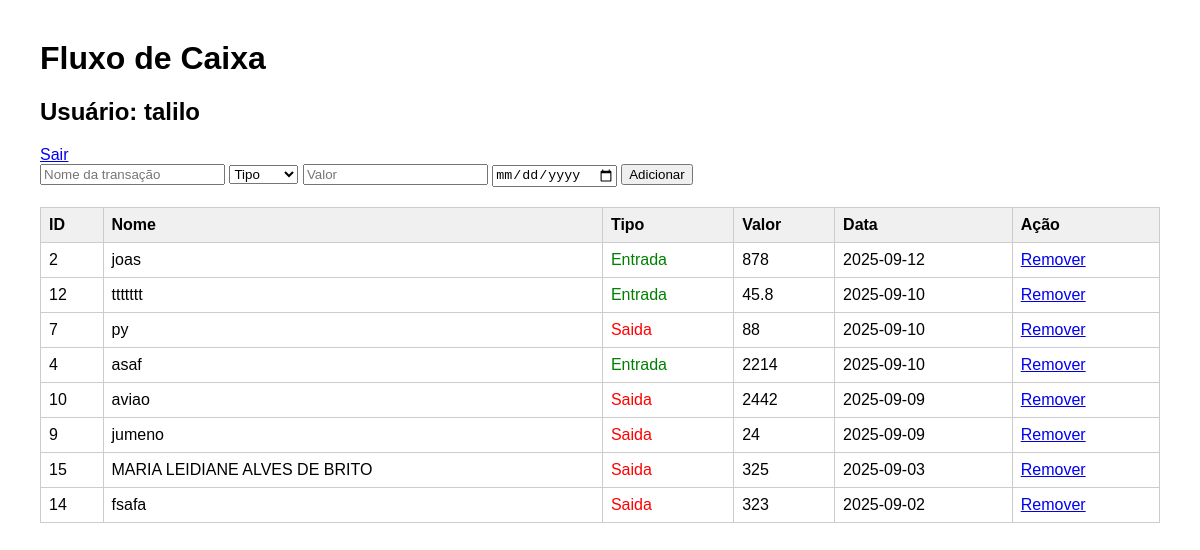
Screenshot of /home (signed in) with the database file from the repository.
### tables this page shows
CREATE TABLE transacoes (
    id INTEGER PRIMARY KEY AUTOINCREMENT,
    nome TEXT NOT NULL,
    valor REAL NOT NULL,
    tipo TEXT CHECK(tipo IN ('entrada','saida')) NOT NULL,
    data TEXT NOT NULL
);

### services/renderView.php (called while the page is built)
<?php
    class RenderView {
       static function renderPage($view, $dados = []) {
            extract($dados);
            include $view;
        }
    }
?>

### controllers/HomeController.php (called while the page is built, shortened)
<?php
    require_once('database/conection.php');
    include 'models/TransacoesModel.php';
    include_once 'services/renderView.php';
    class HomeController{
        public function handle($view){
            $db = Database::getConnection();
            $trasacoesModel = new TransacoesModel($db);
            $trasacoesModel->createTableIfNotExists();
            $transacoes = $trasacoesModel->listarTransacoes();
            RenderView::renderPage($view, ['transacoes' => $transacoes]);
            exit;
        }
    }
?>

### models/TransacoesModel.php (called while the page is built, shortened)
<?php
    class transacoesModel{
        private $db;
        public function __construct($db){
            $this->db = $db;
        }
        public function listarTransacoes(){
            $stmt = $this->db->query("SELECT * FROM transacoes ORDER BY data DESC, id DESC");
            return $stmt->fetchAll(PDO::FETCH_ASSOC);
        }
        public function createTableIfNotExists(){
            $this->db->exec("CREATE TABLE IF NOT EXISTS transacoes (
                id INTEGER PRIMARY KEY AUTOINCREMENT,
                nome TEXT NOT NULL,
                valor REAL NOT NULL,
                tipo TEXT CHECK(tipo IN ('entrada','saida')) NOT NULL,
                data TEXT NOT NULL
            )");
        }
    }
?>

### views/home.php (the view, shortened to what this page needs)
<!DOCTYPE html>
<html lang="pt-br">
<head>
</head>
<body>
    <h1>Fluxo de Caixa</h1>
    <h2>Usuário: <?= htmlspecialchars($_SESSION['usuario'] ?? 'Desconhecido'); ?></h2>
    <a href="/sair">Sair</a>
    <form method="post" action="/home">
        <input type="text" name="nome" placeholder="Nome da transação" required>
        <select name="tipo" required>
            <option value="">Tipo</option>
        </select>
        <input type="number" step="0.01" name="valor" placeholder="Valor" required>
        <input type="date" name="data" required>
        <button type="submit">Adicionar</button>
    </form>
    <table>
        <tr>
            <th>ID</th>
            <th>Nome</th>
            <th>Tipo</th>
            <th>Valor</th>
            <th>Data</th>
            <th>Ação</th>
        </tr>
        <?php foreach ($transacoes as $t): ?>
        <tr>
            <td><?= htmlspecialchars($t['id']) ?></td>
            <td><?= htmlspecialchars($t['nome']) ?></td>
            <td class="<?= $t['tipo'] ?>"><?= ucfirst($t['tipo']) ?></td>
            <td><?= htmlspecialchars($t['valor']) ?></td>
            <td><?= htmlspecialchars($t['data']) ?></td>
            <td>
                <a href="?remover=<?= $t['id'] ?>" onclick="return confirm('Remover esta transação?')">Remover</a>
            </td>
        </tr>
        <?php endforeach; ?>
    </table>
</body>
</html>

### index.php (shortened to what this page needs)
<?php
    require_once __DIR__ . '/controllers/HomeController.php';
    $request = parse_url($_SERVER['REQUEST_URI'], PHP_URL_PATH);
    $routesValidete = [
        '/home'     => 'views/home.php',
        '/cadastro' => 'views/cadastroUsuario.php',
        '/login'    => 'views/login.php',
        '/sair'     => 'views/sair.php',
        '/erro'     => 'views/erro.php',
        '/'         => 'views/login.php',
    ];
    class App {
        public $request;
        public $routesValidete;
        public function __construct($request, $routesValidete) {
            $this->request = $request;
            $this->routesValidete = $routesValidete;
        }
        function routeRequest($myRoute, $Controller) {
            if (array_key_exists($this->request, $this->routesValidete) && $this->request === $myRoute) {
                $controller = new $Controller();
                $controller->handle($this->routesValidete[$myRoute]);
                exit;
            }else{
                http_response_code(404);
                include $this->routesValidete['/erro'];
                exit;
            }
        }
    }
    $app = new App($request, $routesValidete);
    if($request === '/home'){
        $app->routeRequest("/home", "HomeController");
        exit;
    }
    exit;
?>

### views/home.php (style rules this page uses)
body { font-family: Arial, sans-serif; margin: 40px; }
table { border-collapse: collapse; width: 100%; margin-top: 20px; }
th, td { border: 1px solid #ccc; padding: 8px; text-align: left; }
th { background: #f0f0f0; }
.entrada { color: green; }
.saida { color: red; }

### rows the page displays
transacoes: id "2", nome "joas", tipo "Entrada", valor "878", data "2025-09-12"
transacoes: id "12", nome "ttttttt", tipo "Entrada", valor "45.8", data "2025-09-10"
transacoes: id "7", nome "py", tipo "Saida", valor "88", data "2025-09-10"
transacoes: id "4", nome "asaf", tipo "Entrada", valor "2214", data "2025-09-10"
transacoes: id "10", nome "aviao", tipo "Saida", valor "2442", data "2025-09-09"
transacoes: id "9", nome "jumeno", tipo "Saida", valor "24", data "2025-09-09"
transacoes: id "15", nome "MARIA LEIDIANE ALVES DE BRITO", tipo "Saida", valor "325", data "2025-09-03"
transacoes: id "14", nome "fsafa", tipo "Saida", valor "323", data "2025-09-02"

### other values shown
$_SESSION['usuario'] "talilo"
